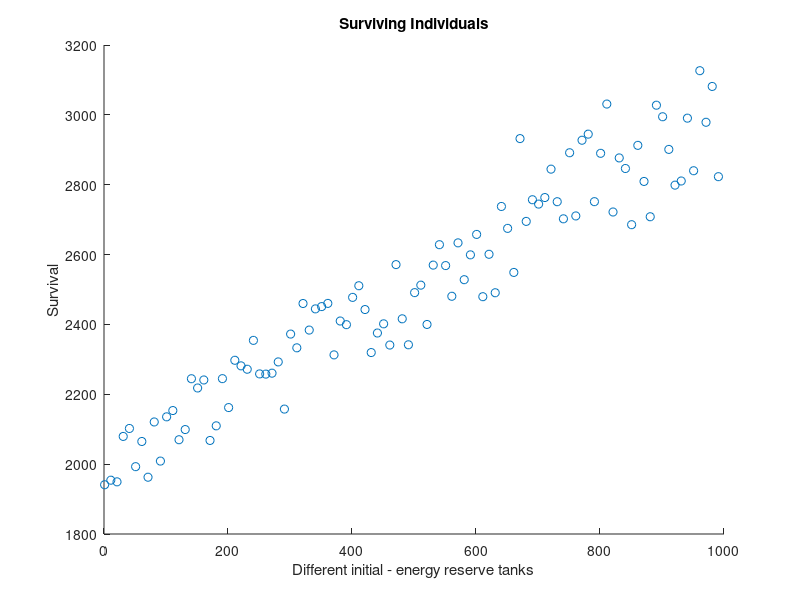

MATLAB code to generate this figure: (Note: this script raises an error after producing the figure.)
%%%%%%%%%%%%%%%%%%%%%%%%%%%%%%%%%%%%%%%
%Calculating Mortality percentage 
%100 inidviduals in a population with different starting energy reserves
%Calculate Survival probability 
%Calculate Mortality probability 
%%%%%%%%%%%%%%%%%%%%%%%%%%%%%%%%%%%%%%
close all
clear all
clc
%Initial conditions
b = 30; %resting metabolic energy
s = 50; %signal strength in energy units
x1 = 1:10:1000; % different initial reserves at beginning for hundred different individuals
tmax = 100;


for i = 1: length(x1)% for different starting reserves consumptions 
    x = x1(i);
for t = 1:tmax % run for so many timesteps
    %environmental richness distribution
g = random('Normal',100,10); %randomly pick environmental gain from a normally varying environment
x = x - b - s + g;
xnew = x; 
xnewt(:,t)=xnew; %save all fueltank values for different time steps
if x > 10000 % if fuel tank reach a max of 10000 energy units, stop, cant eat more
    x = 10000;
end
if x <= 1000 %if fuel tank deplenished, stop. Dead!
    xnew = 0; 
xnewt(:,t)=xnew; %save all fueltank values for different time steps
end
end
probsurv(i) = xnewt(end); % calculate and store prob of surv by last value at last time step (whether tank full or zero) for different values of S
end
%Calculating mortality percentage below
surv = sum(probsurv > 2000); %no. of individuals surviving among the 100
survperc = (surv/length(x1))*100; % percentage of individuals surviving among the 100
mortalitypercentage = (100 - survperc) % Mortality percentage among the population

%Plotting surviving and dead individuals 
figure
scatter(x1, probsurv) % plot (prob of surv for different individuals with different starting energy reserves)
title('Surviving Individuals')
xlabel('Different initial - energy reserve tanks')
ylabel('Survival')
yline(2000,'-','Survival threshold'); % draw a line for survival threshold at energy tank 
txt = {'Dead individuals'};
text(765,1900,txt);
txt1 = ['(','Population Mortality % =', num2str(mortalitypercentage),')'];
text(10,2900,txt1);


